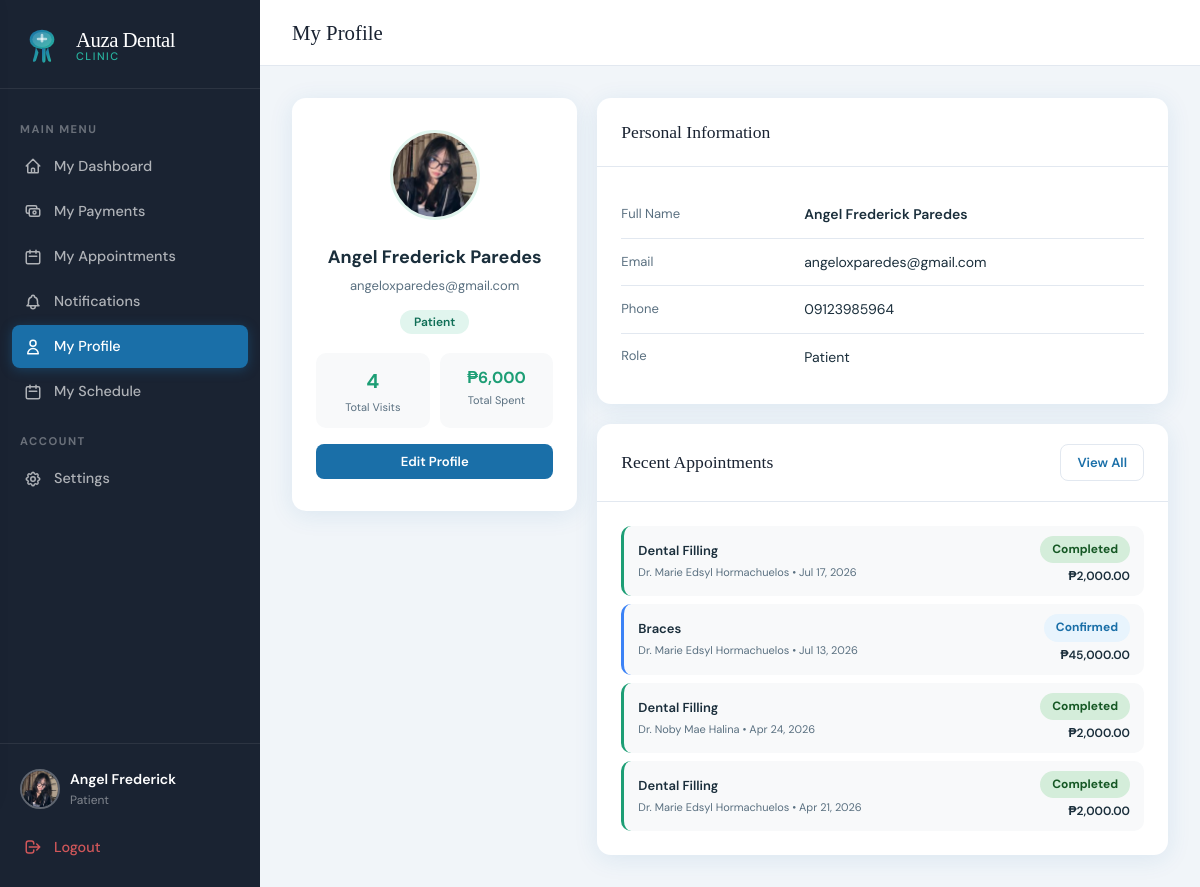
The app's page /index.php?page=patient_profile (signed in), older data.
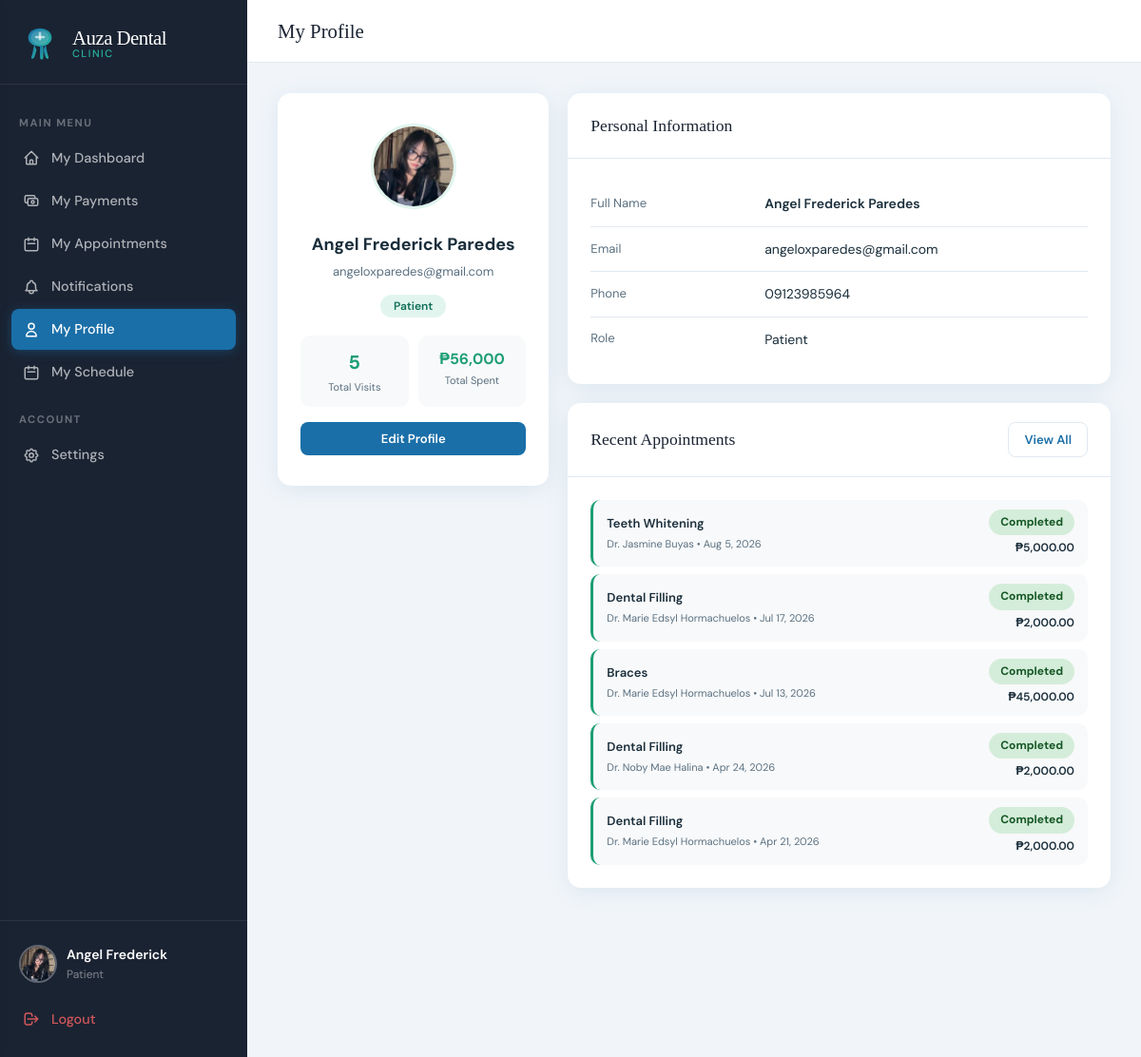
The same page, newer data.
### tables this page shows
CREATE TABLE `users` (
  `id` int(11) NOT NULL,
  `first_name` varchar(100) NOT NULL,
  `last_name` varchar(100) NOT NULL,
  `email` varchar(150) NOT NULL,
  `password` varchar(255) NOT NULL,
  `phone` varchar(20) DEFAULT NULL,
  `role` enum('admin','patient','staff') NOT NULL DEFAULT 'patient',
  `is_verified` tinyint(1) DEFAULT 1,
  `status` enum('pending','approved','rejected') DEFAULT 'pending',
  `created_at` datetime DEFAULT current_timestamp(),
  `avatar` varchar(255) DEFAULT NULL,
  `temp_password` varchar(255) DEFAULT NULL
);

CREATE TABLE `appointments` (
  `id` int(11) NOT NULL,
  `patient_id` int(11) NOT NULL,
  `dentist_id` int(11) NOT NULL,
  `service_id` int(11) NOT NULL,
  `appointment_date` date NOT NULL,
  `appointment_time` time NOT NULL,
  `status` enum('pending','confirmed','completed','cancelled') DEFAULT 'pending',
  `notes` text DEFAULT NULL,
  `reschedule_reason` text DEFAULT NULL,
  `rescheduled_at` datetime DEFAULT NULL,
  `original_date` date DEFAULT NULL,
  `original_time` time DEFAULT NULL,
  `created_at` datetime DEFAULT current_timestamp()
);

CREATE TABLE `services` (
  `id` int(11) NOT NULL,
  `name` varchar(150) NOT NULL,
  `description` text DEFAULT NULL,
  `duration_minutes` int(11) DEFAULT 30,
  `price` decimal(10,2) DEFAULT 0.00,
  `is_active` tinyint(1) DEFAULT 1
);

### app/controllers/AppointmentController.php (called while the page is built, shortened)
<?php
require_once __DIR__ . '/../config.php';
class AppointmentController {
    public function profile() {
        $patient_id = $_SESSION['user_id'];
        $user       = callProcedure('sp_get_user_id', [$patient_id]);
        $user       = $user[0] ?? [];
        $appointments = callProcedure('sp_get_patient_appointments', [$patient_id]);
        $totalSpent = array_sum(array_map(
            fn($a) => $a['status'] === 'completed' ? (float)$a['price'] : 0,
            $appointments
        ));
        require __DIR__ . '/../views/patient/profile.php';
    }
}

### app/views/patient/profile.php (the view, shortened to what the rows shown need)
<!DOCTYPE html>
<html lang="en">
<head>
<link rel="stylesheet" href="<?= APP_URL ?>/public/css/style.css">
</head>
<body>
<div class="app-layout">
  <?php require __DIR__ . '/../shared/sidebar.php'; ?>
  <div class="main-content">
    <div class="topbar">
      <div class="topbar-title">My Profile</div>
    </div>
    <div class="page-content">
      <?php require_once __DIR__ . '/../shared/helpers.php'; showFlash(); ?>
      <div style="display:grid;grid-template-columns:1fr 2fr;gap:20px;align-items:start;">
        <div class="card" style="margin-bottom:0;">
          <div class="card-body" style="text-align:center;padding:2rem 1.5rem;">
            <?php $avatarFile = $_SESSION['avatar'] ?? ''; ?>
            <?php if (!empty($avatarFile)): ?>
              <img src="<?= APP_URL ?>/public/uploads/avatars/<?= htmlspecialchars($avatarFile) ?>"
                   style="width:90px;height:90px;border-radius:50%;object-fit:cover;border:3px solid #E1F5EE;margin-bottom:16px;">
            <?php else: ?>
              <div style="width:90px;height:90px;border-radius:50%;background:#E1F5EE;display:flex;align-items:center;justify-content:center;font-size:32px;font-weight:700;color:#1D9E75;margin:0 auto 16px;">
                <?= strtoupper(substr($user['first_name']??'U',0,1)) ?>
              </div>
            <?php endif; ?>
            <div style="font-size:18px;font-weight:700;color:#1a2e3b;"><?= htmlspecialchars(($user['first_name']??'').' '.($user['last_name']??'')) ?></div>
            <div style="font-size:13px;color:#5a7080;margin-top:4px;"><?= htmlspecialchars($user['email']??'') ?></div>
            <div style="margin-top:12px;">
              <span style="background:#E1F5EE;color:#0F6E56;font-size:12px;font-weight:600;padding:4px 14px;border-radius:20px;">Patient</span>
            </div>
            <div style="display:grid;grid-template-columns:1fr 1fr;gap:10px;margin-top:20px;">
              <div style="background:#f8f9fa;border-radius:10px;padding:12px;">
                <div style="font-size:20px;font-weight:700;color:#1D9E75;"><?= count($appointments) ?></div>
                <div style="font-size:11px;color:#5a7080;margin-top:2px;">Total Visits</div>
              </div>
              <div style="background:#f8f9fa;border-radius:10px;padding:12px;">
                <div style="font-size:16px;font-weight:700;color:#1D9E75;">₱<?= number_format($totalSpent, 0) ?></div>
                <div style="font-size:11px;color:#5a7080;margin-top:2px;">Total Spent</div>
              </div>
            </div>
            <a href="?page=settings" class="btn btn-primary btn-sm" style="margin-top:16px;width:100%;display:block;text-align:center;">Edit Profile</a>
          </div>
        </div>
        <div style="display:flex;flex-direction:column;gap:20px;">
          <div class="card" style="margin-bottom:0;">
            <div class="card-header"><div class="card-title">Personal Information</div></div>
            <div class="card-body">
              <table style="width:100%;border-collapse:collapse;">
                <tr style="border-bottom:1px solid #f0f0f0;">
                  <td style="padding:12px 0;color:#5a7080;font-size:13px;width:35%;">Full Name</td>
                  <td style="padding:12px 0;font-weight:600;font-size:14px;color:#1a2e3b;"><?= htmlspecialchars(($user['first_name']??'').' '.($user['last_name']??'')) ?></td>
                </tr>
                <tr style="border-bottom:1px solid #f0f0f0;">
                  <td style="padding:12px 0;color:#5a7080;font-size:13px;">Email</td>
                  <td style="padding:12px 0;font-size:14px;color:#1a2e3b;"><?= htmlspecialchars($user['email']??'') ?></td>
                </tr>
                <tr style="border-bottom:1px solid #f0f0f0;">
                  <td style="padding:12px 0;color:#5a7080;font-size:13px;">Phone</td>
                  <td style="padding:12px 0;font-size:14px;color:#1a2e3b;"><?= htmlspecialchars($user['phone']??'—') ?></td>
                </tr>
                <tr>
                  <td style="padding:12px 0;color:#5a7080;font-size:13px;">Role</td>
                  <td style="padding:12px 0;font-size:14px;color:#1a2e3b;">Patient</td>
                </tr>
              </table>
            </div>
          </div>
          <div class="card" style="margin-bottom:0;">
            <div class="card-header">
              <div class="card-title">Recent Appointments</div>
              <a href="?page=patient_appointments" class="btn btn-ghost btn-sm">View All</a>
            </div>
            <div class="card-body">
              <?php
                $recent = array_slice($appointments, 0, 5);
              ?>
              <?php if (empty($recent)): ?>
                <div style="text-align:center;padding:1.5rem;color:#5a7080;font-size:14px;">No appointments yet.</div>
              <?php else: ?>
                <div style="display:flex;flex-direction:column;gap:8px;">
                  <?php foreach ($recent as $a):
                    $colors = ['pending'=>'#F59E0B','confirmed'=>'#3B82F6','completed'=>'#1D9E75','cancelled'=>'#FC8181'];
                    $c = $colors[$a['status']] ?? '#888';
                  ?>
                  <div style="display:flex;align-items:center;gap:12px;padding:10px 14px;border-radius:10px;background:#f8f9fa;border-left:3px solid <?= $c ?>;">
                    <div style="flex:1;">
                      <div style="font-size:13px;font-weight:600;color:#1a2e3b;"><?= htmlspecialchars($a['service_name']) ?></div>
                      <div style="font-size:11px;color:#5a7080;margin-top:2px;">Dr. <?= htmlspecialchars($a['dentist_name']) ?> &bull; <?= date('M j, Y', strtotime($a['appointment_date'])) ?></div>
                    </div>
                    <div style="text-align:right;">
                      <?= statusBadge($a['status']) ?>
                      <div style="font-size:12px;font-weight:600;color:#1a2e3b;margin-top:4px;">₱<?= number_format($a['price'], 2) ?></div>
                    </div>
                  </div>
                  <?php endforeach; ?>
                </div>
              <?php endif; ?>
            </div>
          </div>
        </div>
      </div>
    </div>
  </div>
</div>
</body>
</html>

### app/config.php (shortened to what the rows shown need)
<?php
function getDB() {
    static $conn = null;
    if ($conn === null) {
        $conn = new mysqli(DB_HOST, DB_USER, DB_PASS, DB_NAME);
        $conn->set_charset('utf8mb4');
    }
    return $conn;
}
function callProcedure($proc_name, $params = []) {
    $db = getDB();
    if (empty($params)) {
        $sql = "CALL {$proc_name}()";
        $result = $db->query($sql);
    } else {
        $placeholders = implode(',', array_fill(0, count($params), '?'));
        $sql = "CALL {$proc_name}({$placeholders})";
        $stmt = $db->prepare($sql);
        $types = '';
        foreach ($params as $p) {
            if (is_int($p)) $types .= 'i';
            elseif (is_float($p)) $types .= 'd';
            else $types .= 's';
        }
        $stmt->bind_param($types, ...$params);
        $stmt->execute();
        $result = $stmt->get_result();
    }
    $rows = [];
    while ($row = $result->fetch_assoc()) {
        $rows[] = $row;
    }
    return $rows;
}
function statusBadge($status) {
    $classes = [
        'pending'   => 'badge-pending',
        'confirmed' => 'badge-confirmed',
        'completed' => 'badge-completed',
        'cancelled' => 'badge-cancelled',
    ];
    $class = $classes[$status] ?? 'badge-pending';
    return "<span class='badge {$class}'>" . ucfirst($status) . "</span>";
}

Row changes from the older to the newer data that the page shows:
added appointments: service.name "Teeth Whitening", dentist_name "Jasmine Buyas", appointment_date "Aug 5, 2026", status "Completed", service.price "5,000.00"
changed appointments "Jul 13, 2026": status "Confirmed" → "Completed"
Text that changed along with them:
count($appointments): "4" → "5"
$totalSpent: "6,000" → "56,000"
